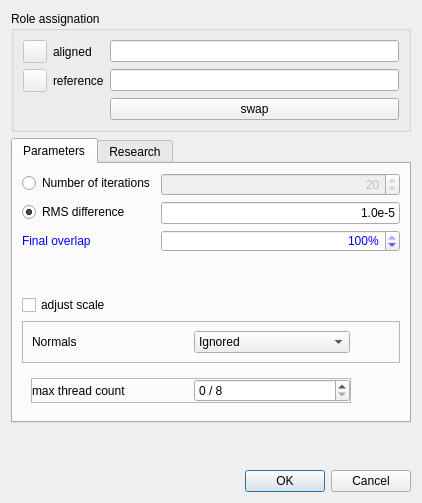
<?xml version="1.0" encoding="UTF-8"?>
<ui version="4.0">
 <class>RegistrationDialog</class>
 <widget class="QDialog" name="RegistrationDialog">
  <property name="geometry">
   <rect>
    <x>0</x>
    <y>0</y>
    <width>422</width>
    <height>503</height>
   </rect>
  </property>
  <property name="windowTitle">
   <string>Clouds registration</string>
  </property>
  <layout class="QVBoxLayout" name="verticalLayout_2">
   <item>
    <widget class="QGroupBox" name="groupBox_5">
     <property name="sizePolicy">
      <sizepolicy hsizetype="Expanding" vsizetype="Maximum">
       <horstretch>0</horstretch>
       <verstretch>0</verstretch>
      </sizepolicy>
     </property>
     <property name="title">
      <string>Role assignation</string>
     </property>
     <layout class="QGridLayout" name="gridLayout">
      <item row="0" column="1">
       <widget class="QLabel" name="label_10">
        <property name="toolTip">
         <string>'data' entity</string>
        </property>
        <property name="text">
         <string>aligned</string>
        </property>
       </widget>
      </item>
      <item row="0" column="2">
       <widget class="QLineEdit" name="dataLineEdit">
        <property name="toolTip">
         <string>&lt;html&gt;&lt;head/&gt;&lt;body&gt;&lt;p&gt;entity to align (will be displaced)&lt;/p&gt;&lt;/body&gt;&lt;/html&gt;</string>
        </property>
        <property name="statusTip">
         <string>the data cloud is the entity to align with the model cloud : it will be displaced (red cloud)</string>
        </property>
        <property name="readOnly">
         <bool>true</bool>
        </property>
       </widget>
      </item>
      <item row="1" column="0">
       <widget class="QToolButton" name="modelColorButton">
        <property name="enabled">
         <bool>false</bool>
        </property>
       </widget>
      </item>
      <item row="0" column="0">
       <widget class="QToolButton" name="dataColorButton">
        <property name="enabled">
         <bool>false</bool>
        </property>
       </widget>
      </item>
      <item row="1" column="1">
       <widget class="QLabel" name="label_9">
        <property name="toolTip">
         <string>'model' entity</string>
        </property>
        <property name="text">
         <string>reference</string>
        </property>
       </widget>
      </item>
      <item row="1" column="2">
       <widget class="QLineEdit" name="modelLineEdit">
        <property name="toolTip">
         <string>&lt;html&gt;&lt;head/&gt;&lt;body&gt;&lt;p&gt;reference entity (won't move)&lt;/p&gt;&lt;/body&gt;&lt;/html&gt;</string>
        </property>
        <property name="statusTip">
         <string>the model cloud is the reference : it won't move (yellow cloud)</string>
        </property>
        <property name="readOnly">
         <bool>true</bool>
        </property>
       </widget>
      </item>
      <item row="2" column="2">
       <widget class="QPushButton" name="swapButton">
        <property name="toolTip">
         <string>press once to exchange model and data clouds</string>
        </property>
        <property name="statusTip">
         <string>press once to exchange model and data clouds</string>
        </property>
        <property name="text">
         <string>swap</string>
        </property>
        <property name="flat">
         <bool>false</bool>
        </property>
       </widget>
      </item>
     </layout>
    </widget>
   </item>
   <item>
    <widget class="QTabWidget" name="tabWidget">
     <property name="currentIndex">
      <number>0</number>
     </property>
     <widget class="QWidget" name="tabStdParams">
      <attribute name="title">
       <string>Parameters</string>
      </attribute>
      <layout class="QVBoxLayout" name="verticalLayout_3">
       <item>
        <layout class="QFormLayout" name="formLayout">
         <item row="0" column="0">
          <widget class="QRadioButton" name="iterationsCriterion">
           <property name="toolTip">
            <string>By choosing this criterion, you can control the computation time.</string>
           </property>
           <property name="statusTip">
            <string>By choosing this criterion, you can control the computation time.</string>
           </property>
           <property name="text">
            <string>Number of iterations</string>
           </property>
          </widget>
         </item>
         <item row="0" column="1">
          <widget class="QSpinBox" name="maxIterationCount">
           <property name="enabled">
            <bool>false</bool>
           </property>
           <property name="toolTip">
            <string>Set the maximal number of step for the algorithm regsitration computation .</string>
           </property>
           <property name="alignment">
            <set>Qt::AlignRight|Qt::AlignTrailing|Qt::AlignVCenter</set>
           </property>
           <property name="minimum">
            <number>1</number>
           </property>
           <property name="maximum">
            <number>999999</number>
           </property>
           <property name="value">
            <number>20</number>
           </property>
          </widget>
         </item>
         <item row="1" column="0">
          <widget class="QRadioButton" name="errorCriterion">
           <property name="toolTip">
            <string>By choosing this criterion, you can control the quality of the result.</string>
           </property>
           <property name="text">
            <string>RMS difference</string>
           </property>
           <property name="checked">
            <bool>true</bool>
           </property>
          </widget>
         </item>
         <item row="1" column="1">
          <widget class="QLineEdit" name="rmsDifferenceLineEdit">
           <property name="sizePolicy">
            <sizepolicy hsizetype="Preferred" vsizetype="Fixed">
             <horstretch>0</horstretch>
             <verstretch>0</verstretch>
            </sizepolicy>
           </property>
           <property name="toolTip">
            <string>Set the minimum RMS improvement between 2 consecutive iterations (below which the registration process will stop).</string>
           </property>
           <property name="layoutDirection">
            <enum>Qt::RightToLeft</enum>
           </property>
           <property name="text">
            <string notr="true">1.0e-5</string>
           </property>
           <property name="alignment">
            <set>Qt::AlignRight|Qt::AlignTrailing|Qt::AlignVCenter</set>
           </property>
          </widget>
         </item>
         <item row="2" column="0">
          <widget class="QLabel" name="label_4">
           <property name="toolTip">
            <string>Rough estimation of the final overlap ratio of the data cloud (the smaller, the better the initial registration should be!)</string>
           </property>
           <property name="styleSheet">
            <string notr="true">color: blue;</string>
           </property>
           <property name="text">
            <string>Final overlap</string>
           </property>
          </widget>
         </item>
         <item row="2" column="1">
          <widget class="QSpinBox" name="overlapSpinBox">
           <property name="toolTip">
            <string>Rough estimation of the final overlap ratio of the data cloud (the smaller, the better the initial registration should be!)</string>
           </property>
           <property name="styleSheet">
            <string notr="true">color: blue;</string>
           </property>
           <property name="alignment">
            <set>Qt::AlignRight|Qt::AlignTrailing|Qt::AlignVCenter</set>
           </property>
           <property name="suffix">
            <string notr="true">%</string>
           </property>
           <property name="minimum">
            <number>1</number>
           </property>
           <property name="maximum">
            <number>100</number>
           </property>
           <property name="singleStep">
            <number>10</number>
           </property>
           <property name="value">
            <number>100</number>
           </property>
          </widget>
         </item>
        </layout>
       </item>
       <item>
        <spacer name="verticalSpacer_2">
         <property name="orientation">
          <enum>Qt::Vertical</enum>
         </property>
         <property name="sizeHint" stdset="0">
          <size>
           <width>20</width>
           <height>40</height>
          </size>
         </property>
        </spacer>
       </item>
       <item>
        <widget class="QCheckBox" name="adjustScaleCheckBox">
         <property name="statusTip">
          <string>Whether to adjust the scale of the 'data' entity</string>
         </property>
         <property name="text">
          <string>adjust scale</string>
         </property>
        </widget>
       </item>
       <item>
        <widget class="QFrame" name="useNormalsFrame">
         <property name="frameShape">
          <enum>QFrame::StyledPanel</enum>
         </property>
         <property name="frameShadow">
          <enum>QFrame::Raised</enum>
         </property>
         <layout class="QHBoxLayout" name="horizontalLayout_3">
          <item>
           <layout class="QHBoxLayout" name="horizontalLayout">
            <item>
             <widget class="QLabel" name="label_5">
              <property name="text">
               <string>Normals</string>
              </property>
             </widget>
            </item>
            <item>
             <widget class="QComboBox" name="normalsComboBox">
              <property name="toolTip">
               <string>options to take normals into account, to improve the registration result</string>
              </property>
              <item>
               <property name="text">
                <string>Ignored</string>
               </property>
              </item>
              <item>
               <property name="text">
                <string>Opposite side</string>
               </property>
              </item>
              <item>
               <property name="text">
                <string>Same side</string>
               </property>
              </item>
              <item>
               <property name="text">
                <string>Double-sided</string>
               </property>
              </item>
             </widget>
            </item>
           </layout>
          </item>
          <item>
           <spacer name="horizontalSpacer_3">
            <property name="orientation">
             <enum>Qt::Horizontal</enum>
            </property>
            <property name="sizeType">
             <enum>QSizePolicy::Maximum</enum>
            </property>
            <property name="sizeHint" stdset="0">
             <size>
              <width>40</width>
              <height>20</height>
             </size>
            </property>
           </spacer>
          </item>
         </layout>
        </widget>
       </item>
       <item>
        <widget class="QFrame" name="threadingFrame">
         <layout class="QHBoxLayout" name="horizontalLayout_2">
          <item>
           <widget class="QFrame" name="threadCountFrame">
            <property name="frameShape">
             <enum>QFrame::StyledPanel</enum>
            </property>
            <property name="frameShadow">
             <enum>QFrame::Raised</enum>
            </property>
            <layout class="QHBoxLayout" name="horizontalLayout_8">
             <property name="leftMargin">
              <number>0</number>
             </property>
             <property name="topMargin">
              <number>0</number>
             </property>
             <property name="rightMargin">
              <number>0</number>
             </property>
             <property name="bottomMargin">
              <number>0</number>
             </property>
             <item>
              <widget class="QLabel" name="label_6">
               <property name="text">
                <string>max thread count</string>
               </property>
              </widget>
             </item>
             <item>
              <widget class="QSpinBox" name="maxThreadCountSpinBox">
               <property name="toolTip">
                <string>Maximum number of threads/cores to be used
(CC or your computer might not respond for a while if you use all available cores)</string>
               </property>
               <property name="suffix">
                <string notr="true"> / 8</string>
               </property>
              </widget>
             </item>
            </layout>
           </widget>
          </item>
          <item>
           <spacer name="horizontalSpacer_2">
            <property name="orientation">
             <enum>Qt::Horizontal</enum>
            </property>
            <property name="sizeType">
             <enum>QSizePolicy::Maximum</enum>
            </property>
            <property name="sizeHint" stdset="0">
             <size>
              <width>40</width>
              <height>20</height>
             </size>
            </property>
           </spacer>
          </item>
         </layout>
        </widget>
       </item>
      </layout>
     </widget>
     <widget class="QWidget" name="tabResearchParams">
      <attribute name="title">
       <string>Research</string>
      </attribute>
      <layout class="QVBoxLayout" name="verticalLayout">
       <item>
        <layout class="QFormLayout" name="formLayout_2">
         <item row="0" column="0">
          <widget class="QLabel" name="label">
           <property name="text">
            <string>Random sampling limit</string>
           </property>
          </widget>
         </item>
         <item row="0" column="1">
          <widget class="QSpinBox" name="randomSamplingLimitSpinBox">
           <property name="toolTip">
            <string>Above this limit, clouds are randomly resampled at each iteration</string>
           </property>
           <property name="alignment">
            <set>Qt::AlignRight|Qt::AlignTrailing|Qt::AlignVCenter</set>
           </property>
           <property name="maximum">
            <number>1000000000</number>
           </property>
           <property name="singleStep">
            <number>10000</number>
           </property>
           <property name="value">
            <number>50000</number>
           </property>
          </widget>
         </item>
         <item row="1" column="0">
          <widget class="QLabel" name="label_2">
           <property name="sizePolicy">
            <sizepolicy hsizetype="Maximum" vsizetype="Preferred">
             <horstretch>0</horstretch>
             <verstretch>0</verstretch>
            </sizepolicy>
           </property>
           <property name="text">
            <string>Rotation</string>
           </property>
           <property name="alignment">
            <set>Qt::AlignRight|Qt::AlignTrailing|Qt::AlignVCenter</set>
           </property>
          </widget>
         </item>
         <item row="1" column="1">
          <widget class="QComboBox" name="rotComboBox">
           <property name="sizePolicy">
            <sizepolicy hsizetype="Preferred" vsizetype="Fixed">
             <horstretch>0</horstretch>
             <verstretch>0</verstretch>
            </sizepolicy>
           </property>
           <property name="layoutDirection">
            <enum>Qt::RightToLeft</enum>
           </property>
           <item>
            <property name="text">
             <string notr="true">XYZ</string>
            </property>
           </item>
           <item>
            <property name="text">
             <string notr="true">X</string>
            </property>
           </item>
           <item>
            <property name="text">
             <string notr="true">Y</string>
            </property>
           </item>
           <item>
            <property name="text">
             <string notr="true">Z</string>
            </property>
           </item>
          </widget>
         </item>
         <item row="2" column="0">
          <widget class="QLabel" name="label_3">
           <property name="sizePolicy">
            <sizepolicy hsizetype="Maximum" vsizetype="Preferred">
             <horstretch>0</horstretch>
             <verstretch>0</verstretch>
            </sizepolicy>
           </property>
           <property name="text">
            <string>Translation</string>
           </property>
          </widget>
         </item>
         <item row="2" column="1">
          <layout class="QHBoxLayout" name="horizontalLayout_5">
           <property name="spacing">
            <number>0</number>
           </property>
           <item>
            <spacer name="horizontalSpacer">
             <property name="orientation">
              <enum>Qt::Horizontal</enum>
             </property>
             <property name="sizeHint" stdset="0">
              <size>
               <width>40</width>
               <height>20</height>
              </size>
             </property>
            </spacer>
           </item>
           <item>
            <widget class="QCheckBox" name="TxCheckBox">
             <property name="sizePolicy">
              <sizepolicy hsizetype="Maximum" vsizetype="Fixed">
               <horstretch>0</horstretch>
               <verstretch>0</verstretch>
              </sizepolicy>
             </property>
             <property name="text">
              <string notr="true">Tx</string>
             </property>
             <property name="checked">
              <bool>true</bool>
             </property>
            </widget>
           </item>
           <item>
            <widget class="QCheckBox" name="TyCheckBox">
             <property name="sizePolicy">
              <sizepolicy hsizetype="Maximum" vsizetype="Fixed">
               <horstretch>0</horstretch>
               <verstretch>0</verstretch>
              </sizepolicy>
             </property>
             <property name="text">
              <string notr="true">Ty</string>
             </property>
             <property name="checked">
              <bool>true</bool>
             </property>
            </widget>
           </item>
           <item>
            <widget class="QCheckBox" name="TzCheckBox">
             <property name="sizePolicy">
              <sizepolicy hsizetype="Maximum" vsizetype="Fixed">
               <horstretch>0</horstretch>
               <verstretch>0</verstretch>
              </sizepolicy>
             </property>
             <property name="text">
              <string notr="true">Tz</string>
             </property>
             <property name="checked">
              <bool>true</bool>
             </property>
            </widget>
           </item>
          </layout>
         </item>
        </layout>
       </item>
       <item>
        <widget class="QCheckBox" name="pointsRemoval">
         <property name="toolTip">
          <string>Chose this option to remove points that are likely to disturb the registration during the computation.</string>
         </property>
         <property name="statusTip">
          <string>Chose this option to remove points that are likely to disturb the registration during the computation.</string>
         </property>
         <property name="text">
          <string>Enable farthest points removal</string>
         </property>
        </widget>
       </item>
       <item>
        <widget class="QCheckBox" name="checkBoxUseDataSFAsWeights">
         <property name="toolTip">
          <string>&lt;html&gt;&lt;head/&gt;&lt;body&gt;&lt;p&gt;Use the displayed scalar field as weights (the bigger its associated scalar value/weight is, the more influence the point will have).&lt;/p&gt;&lt;p&gt;Note that only absolute distances are considered (i.e. minimal weight is 0).&lt;/p&gt;&lt;p&gt;Weights are automatically normalized.&lt;/p&gt;&lt;/body&gt;&lt;/html&gt;</string>
         </property>
         <property name="text">
          <string>Data: use displayed S.F. as weights</string>
         </property>
        </widget>
       </item>
       <item>
        <widget class="QCheckBox" name="checkBoxUseModelSFAsWeights">
         <property name="toolTip">
          <string>&lt;html&gt;&lt;head/&gt;&lt;body&gt;&lt;p&gt;Use the displayed scalar field as weights (the bigger its associated scalar value/weight is, the more influence the point will have).&lt;/p&gt;&lt;p&gt;Note that only absolute distances are considered (i.e. minimal weight is 0).&lt;/p&gt;&lt;p&gt;Weights are automatically normalized.&lt;/p&gt;&lt;/body&gt;&lt;/html&gt;</string>
         </property>
         <property name="text">
          <string>Model: use displayed S.F. as weights (only for clouds)</string>
         </property>
        </widget>
       </item>
       <item>
        <widget class="QCheckBox" name="useC2MSignedDistancesCheckBox">
         <property name="toolTip">
          <string>In combination with a small overlap, prevents
the cloud from sinking under the mesh surface.</string>
         </property>
         <property name="text">
          <string>Use C2M signed distances (mesh as reference only)</string>
         </property>
        </widget>
       </item>
      </layout>
     </widget>
    </widget>
   </item>
   <item>
    <spacer name="verticalSpacer">
     <property name="orientation">
      <enum>Qt::Vertical</enum>
     </property>
     <property name="sizeHint" stdset="0">
      <size>
       <width>20</width>
       <height>40</height>
      </size>
     </property>
    </spacer>
   </item>
   <item>
    <widget class="QFrame" name="frame">
     <property name="frameShape">
      <enum>QFrame::NoFrame</enum>
     </property>
     <property name="frameShadow">
      <enum>QFrame::Raised</enum>
     </property>
     <layout class="QVBoxLayout" name="verticalLayout_4">
      <property name="spacing">
       <number>6</number>
      </property>
      <property name="leftMargin">
       <number>0</number>
      </property>
      <property name="topMargin">
       <number>0</number>
      </property>
      <property name="rightMargin">
       <number>0</number>
      </property>
      <property name="bottomMargin">
       <number>0</number>
      </property>
     </layout>
    </widget>
   </item>
   <item>
    <widget class="QDialogButtonBox" name="buttonBox">
     <property name="orientation">
      <enum>Qt::Horizontal</enum>
     </property>
     <property name="standardButtons">
      <set>QDialogButtonBox::Cancel|QDialogButtonBox::Ok</set>
     </property>
    </widget>
   </item>
  </layout>
 </widget>
 <tabstops>
  <tabstop>dataLineEdit</tabstop>
  <tabstop>modelLineEdit</tabstop>
  <tabstop>swapButton</tabstop>
  <tabstop>buttonBox</tabstop>
  <tabstop>dataColorButton</tabstop>
  <tabstop>modelColorButton</tabstop>
 </tabstops>
 <resources/>
 <connections>
  <connection>
   <sender>buttonBox</sender>
   <signal>accepted()</signal>
   <receiver>RegistrationDialog</receiver>
   <slot>accept()</slot>
   <hints>
    <hint type="sourcelabel">
     <x>219</x>
     <y>548</y>
    </hint>
    <hint type="destinationlabel">
     <x>157</x>
     <y>274</y>
    </hint>
   </hints>
  </connection>
  <connection>
   <sender>buttonBox</sender>
   <signal>rejected()</signal>
   <receiver>RegistrationDialog</receiver>
   <slot>reject()</slot>
   <hints>
    <hint type="sourcelabel">
     <x>219</x>
     <y>548</y>
    </hint>
    <hint type="destinationlabel">
     <x>286</x>
     <y>274</y>
    </hint>
   </hints>
  </connection>
  <connection>
   <sender>iterationsCriterion</sender>
   <signal>toggled(bool)</signal>
   <receiver>maxIterationCount</receiver>
   <slot>setEnabled(bool)</slot>
   <hints>
    <hint type="sourcelabel">
     <x>119</x>
     <y>334</y>
    </hint>
    <hint type="destinationlabel">
     <x>300</x>
     <y>335</y>
    </hint>
   </hints>
  </connection>
  <connection>
   <sender>errorCriterion</sender>
   <signal>toggled(bool)</signal>
   <receiver>rmsDifferenceLineEdit</receiver>
   <slot>setEnabled(bool)</slot>
   <hints>
    <hint type="sourcelabel">
     <x>67</x>
     <y>192</y>
    </hint>
    <hint type="destinationlabel">
     <x>237</x>
     <y>193</y>
    </hint>
   </hints>
  </connection>
 </connections>
</ui>
